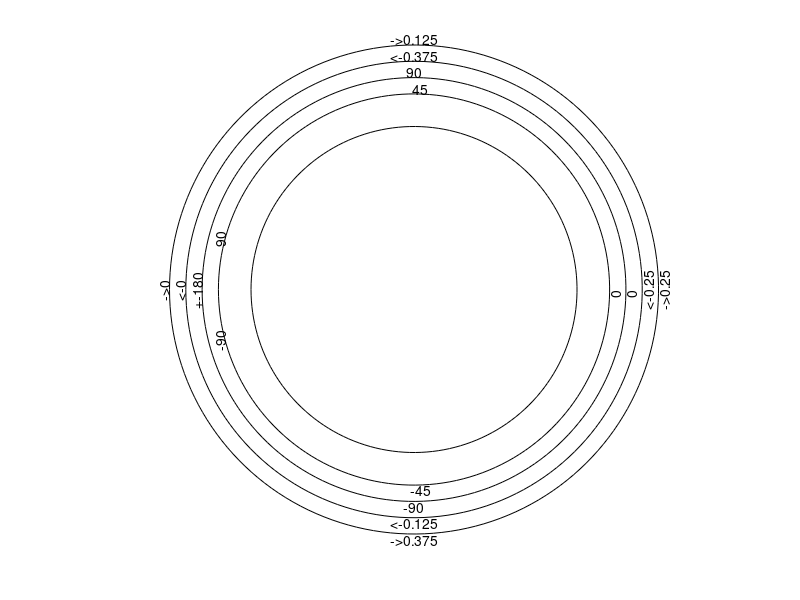

MATLAB code for this plot: (Note: this script raises an error after producing the figure.)
%   Parametros Carta de Smith
%
%   This program plots a simple Smith Chart.  It calls
%   on the functions realcirc, imcirc, and z2gamma.
%
%   Abilio Azevedo, 10/11/2016
%
%   Variables:
%       a       circle radius
%       m,n     x,y center of circle
%       theta   angle (degrees)
%       z       a complex location
%       rvalues values to plot for the real circles
%       xvalues values to plot for the imag circles
%       xpos    x location of text
%       ypos    y location of text
%       rl       parte real da carga
%       xl       parte imaginaria da carga

clc     %clears the command window
clear all;
clearvars;
close all;
%rl=[0.5 0.5 0.5 0.5];
%xl=[.2 2 -2 -.2];
%Impedancia da carga
prompt = strcat('Diga a impedancia da carga (parte real)\nSay the load impedance (real part)\n');
rl(1) = str2num(input(prompt,'s'));
prompt = strcat('Diga a impedancia da carga (parte imaginaria)\nSay the load impedance (imaginary part)\n');
prompt = strcat('Say the load impedance (real part)\n');
xl(1) = str2num(input(prompt,'s'));
prompt = strcat('Diga a distancia em direcao ao gerador (em comprimentos de onda)\nSay the distance towards the generator (in wavelengths)\n');
lambda = str2num(input(prompt,'s'));

figure('Name','Carta de Smith')
%first plot comprimento de onda em direc?o ao gerador
theta=linspace(-pi,pi,180);
a=1.5;
m=0;
n=0;
Re=a*cos(theta)+m;
Im=a*sin(theta)+n;
z=Re+1i*Im;
plot(z,'k')
axis('equal')
axis('off')
hold on
xvalues=[0 0.125 0.25 0.375];
xangles=[pi pi/2 0 -pi/2];
for x=1:4
    xpos=a*cos(xangles(x))+m;
    ypos=a*sin(xangles(x))+n;
    h=text([xpos], [ypos], strcat('->',num2str(xvalues(x))));
    if xpos>.1
        set(h,'VerticalAlignment','top');
        set(h,'HorizontalAlignment','center');
        set(h,'Rotation',90);
    elseif xpos<-.1
        set(h,'VerticalAlignment','bottom');
        set(h,'HorizontalAlignment','center');
        set(h,'Rotation',90);
    else
        if ypos<0
            set(h,'VerticalAlignment','top');
            set(h,'HorizontalAlignment','center');
        else
            set(h,'VerticalAlignment','bottom');
            set(h,'HorizontalAlignment','center');
        end
    end
end


%plot comprimento de onda em direcao a carga
theta=linspace(-pi,pi,180);
a=1.4;
m=0;
n=0;
Re=a*cos(theta)+m;
Im=a*sin(theta)+n;
z=Re+1i*Im;
plot(z,'k')
xvalues=[0 0.375 0.25 0.125];
xangles=[pi pi/2 0 -pi/2];
for x=1:4
    xpos=a*cos(xangles(x))+m;
    ypos=a*sin(xangles(x))+n;
    h=text([xpos], [ypos], strcat('<-',num2str(xvalues(x))));
    if xpos>.1
        set(h,'VerticalAlignment','cap');
        set(h,'HorizontalAlignment','center');
        set(h,'Rotation',90);
    elseif xpos<-.1
        set(h,'VerticalAlignment','bottom');
        set(h,'HorizontalAlignment','center');
        set(h,'Rotation',90);
    else
        if ypos<0
            set(h,'VerticalAlignment','top');
            set(h,'HorizontalAlignment','center');
        else
            set(h,'VerticalAlignment','bottom');
            set(h,'HorizontalAlignment','center');
        end
    end
end

%plot angulo do coeficiente de reflecao 
theta=linspace(-pi,pi,180);
a=1.3;
m=0;
n=0;
Re=a*cos(theta)+m;
Im=a*sin(theta)+n;
z=Re+1i*Im;
plot(z,'k')
xvalues={'+-180' '90' '0' '-90'};
xangles=[pi pi/2 0 -pi/2];
for x=1:4
    xpos=a*cos(xangles(x))+m;
    ypos=a*sin(xangles(x))+n;
    h=text([xpos], [ypos], [xvalues(x)]);
    if xpos>.1
        set(h,'VerticalAlignment','top');
        set(h,'HorizontalAlignment','right');
        set(h,'Rotation',90);
    elseif xpos<-.1
        set(h,'VerticalAlignment','bottom');
        set(h,'HorizontalAlignment','center');
        set(h,'Rotation',90);
    else
        if ypos<0
            set(h,'VerticalAlignment','top');
            set(h,'HorizontalAlignment','center');
        else
            set(h,'VerticalAlignment','bottom');
            set(h,'HorizontalAlignment','center');
        end
    end
end

%plot angulo do coeficiente de transmiss?o
theta=linspace(-pi,pi,180);
a=1.2;
m=0;
n=0;
Re=a*cos(theta)+m;
Im=a*sin(theta)+n;
z=Re+1i*Im;
plot(z,'k')
xvalues=[90 45 0 -45 -90];
xangles=[165/180*pi 88/180*pi 0 -88/180*pi -165/180*pi];
for x=1:5
    xpos=a*cos(xangles(x))+m;
    ypos=a*sin(xangles(x))+n;
    h=text([xpos], [ypos], [num2str(xvalues(x))]);
    if xpos>.1
        set(h,'VerticalAlignment','top');
        set(h,'HorizontalAlignment','right');
        set(h,'Rotation',90);
    elseif xpos<-.1
        set(h,'VerticalAlignment','bottom');
        set(h,'HorizontalAlignment','center');
        set(h,'Rotation',90);
    else
        if ypos<0
            set(h,'VerticalAlignment','top');
            set(h,'HorizontalAlignment','center');
        else
            set(h,'VerticalAlignment','bottom');
            set(h,'HorizontalAlignment','center');
        end
    end
end

%plot real = 0 circle
theta=linspace(-pi,pi,180);
a=1;
m=0;
n=0;
Re=a*cos(theta)+m;
Im=a*sin(theta)+n;
z=Re+1i*Im;
plot(z,'k')


for l=1:length(rl)
    %plot the load circle
    loadcirc(rl(l),xl(l));
    %plot load line
    c=loadline(rl(l),xl(l)); %c
    tetaDegrees=lambda*90/0.125;
    if tetaDegrees<0
        tetaDegrees=tetaDegrees+360;
    elseif tetaDegrees>360
        tetaDegrees=tetaDegrees-360;
    end
    c1=abs(c);
    c2=angle(c)-((tetaDegrees*pi)/180);
    c=c1*cos(c2)+1i*c1*sin(c2);
    loadline2(c)
end

%add the x = 0 line
plot([-1 1],[0,0],'k');

%now add real circles
rvalues=[0.5 1 2 4];
if ismember(rl, rvalues)
    rvalues=[0.5 1 2 4];
else
    rvalues=[0.5 1 2 4 rl];
end
for r=rvalues
    realcirc(r);
    xpos=z2gamma(r);
    h=text(xpos,0,num2str(r));
    set(h,'VerticalAlignment','top','HorizontalAlignment','right');
end

%now add +/-x circles imaginary
xvalues=[0.2 0.5 1 2 3];
if ismember(rl, rvalues)
    xvalues=[0.2 0.5 1 2 3];
else
    xvalues=[0.2 0.5 1 2 3 xl];
end
for x=xvalues
    imcirc(x);
    imcirc(-x);
    xpos=real(z2gamma(1i*x));
    ypos=imag(z2gamma(1i*x));
    h=text([xpos xpos], [ypos -ypos], [' j' num2str(x);'-j' num2str(x)]);
    set(h(1),'VerticalAlignment','bottom');
    set(h(2),'VerticalAlignment','top');
    if xpos==0
        set(h,'HorizontalAlignment','center');
    elseif xpos<0
        set(h,'HorizontalAlignment','right');
end

h=text(-1,0,'0');
set(h,'VerticalAlignment','middle','HorizontalAlignment','right');

end